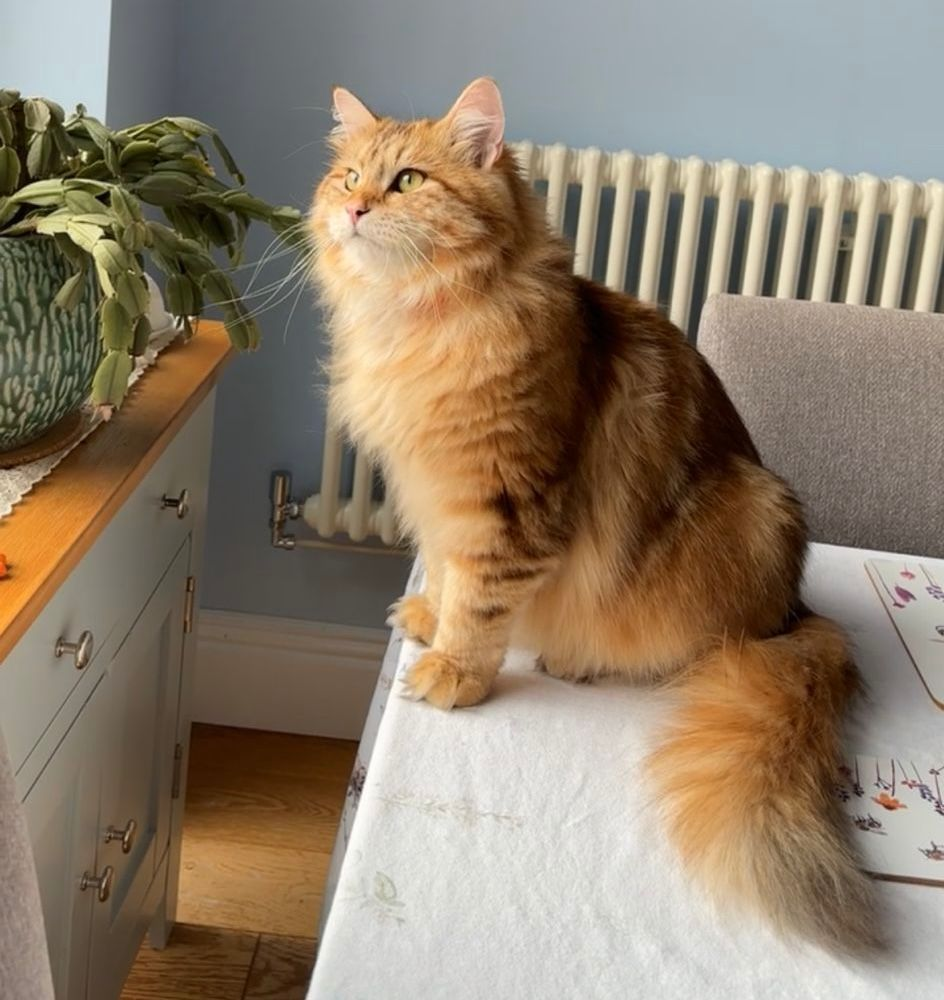
#> input picture example_scripts/cat.jpg, 944 x 1000 px
$ python 02_colormask.py
#> lines starting #> are read from the running program, lines starting #| are printed output that depends on the picture
import cv2
import numpy as np

#Read the image (Open CV loads images in B,G,R color format)
image_bgr = cv2.imread("cat.jpg")
#> image_bgr is the input picture: shape (1000, 944, 3); mean B, G, R 107.8, 127, 142.4

#Split seperates these color channels out into 3 different channels
blue_chan, green_chan, red_chan = cv2.split(image_bgr)

#Create a blank (black) channel of the exact same height and width as the other channels
zeros = np.zeros_like(blue_chan)

#Merge each channel back with zeros in the other two slots (BGR order), isolating hues
blue_tinted = cv2.merge([blue_chan, zeros, zeros])
green_tinted = cv2.merge([zeros, green_chan, zeros])
red_tinted = cv2.merge([zeros, zeros, red_chan])
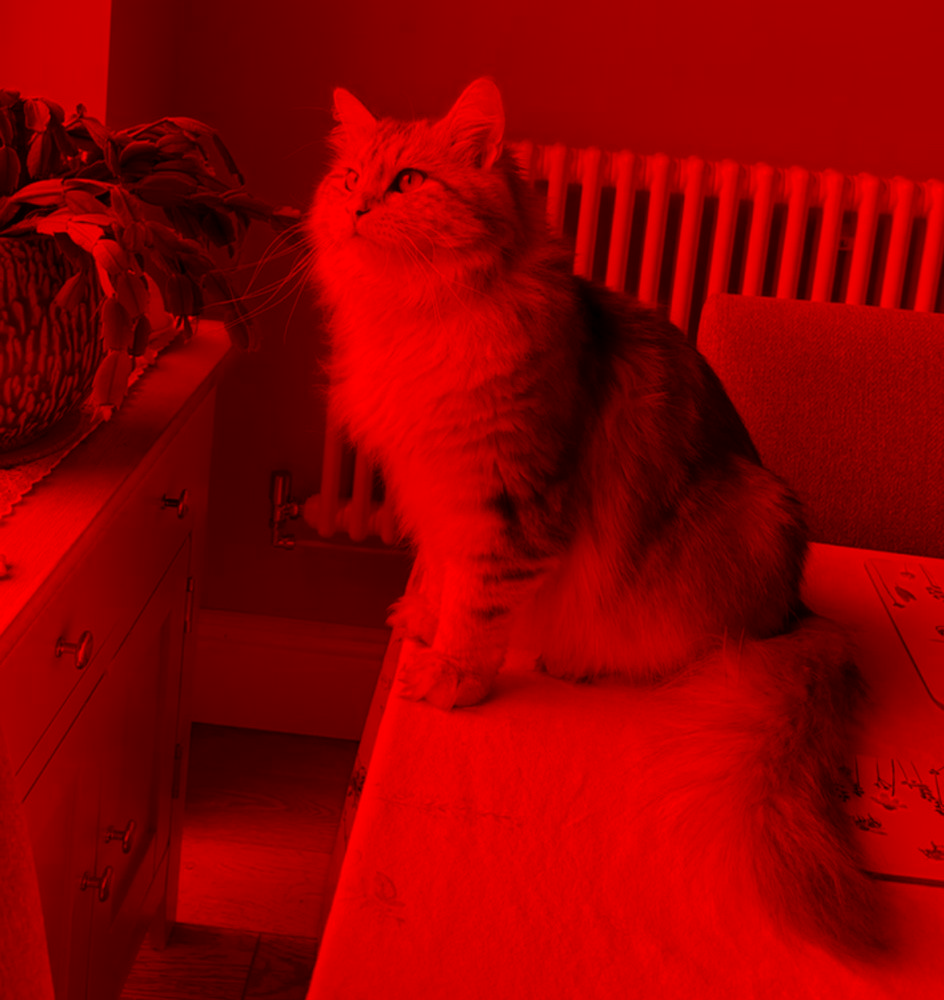
#> red_tinted: shape (1000, 944, 3); mean of channels 0, 1, 2 0, 0, 142.4; drawn as B, G, R

#Print a pixel of the image and the same pixel on each mask
#Notice how the 3 masks added together are the same as the pixel
print(f"Original Image Pixel: {image_bgr[0][0]}")
#| Original Image Pixel: [202 196 183]
print(f"----------")
print(f"Blue Mask Pixel: {blue_tinted[0][0]}")
#| Blue Mask Pixel: [202   0   0]
print(f"Green Mask Pixel: {green_tinted[0][0]}")
#| Green Mask Pixel: [  0 196   0]
print(f"Red Mask Pixel: {red_tinted[0][0]}")
#| Red Mask Pixel: [  0   0 183]

#Exagurates color masks, showing the colors off better
#Excess_red = (R-G) + (R-B), exagurates pixels where they are mostly green
excess_red = 2 * red_chan.astype(np.float32) - green_chan.astype(np.float32) - blue_chan.astype(np.float32)
excess_red = np.clip(excess_red, 0, 255).astype(np.uint8) #Clip binds our values back to 0-255
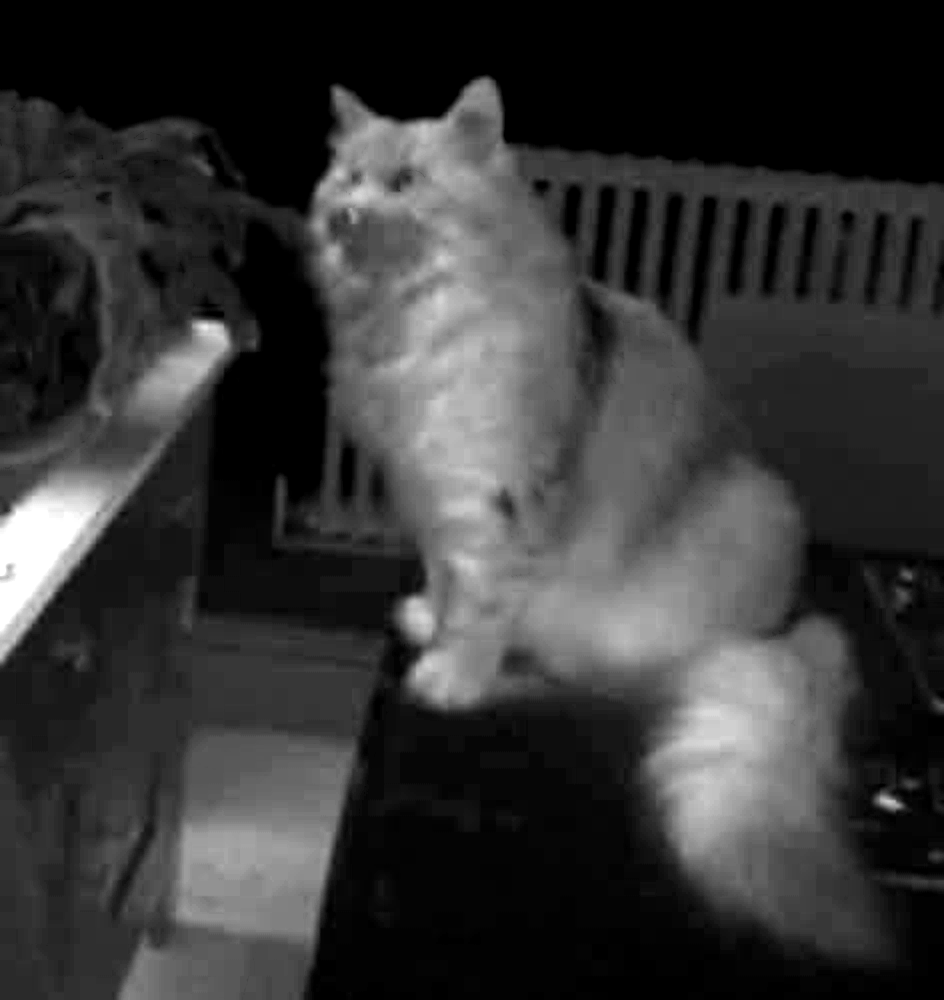
#> excess_red: shape (1000, 944); min 0, max 255, mean 53.6

#Other Colors
excess_green = 2 * green_chan.astype(np.float32) - red_chan.astype(np.float32) - blue_chan.astype(np.float32)
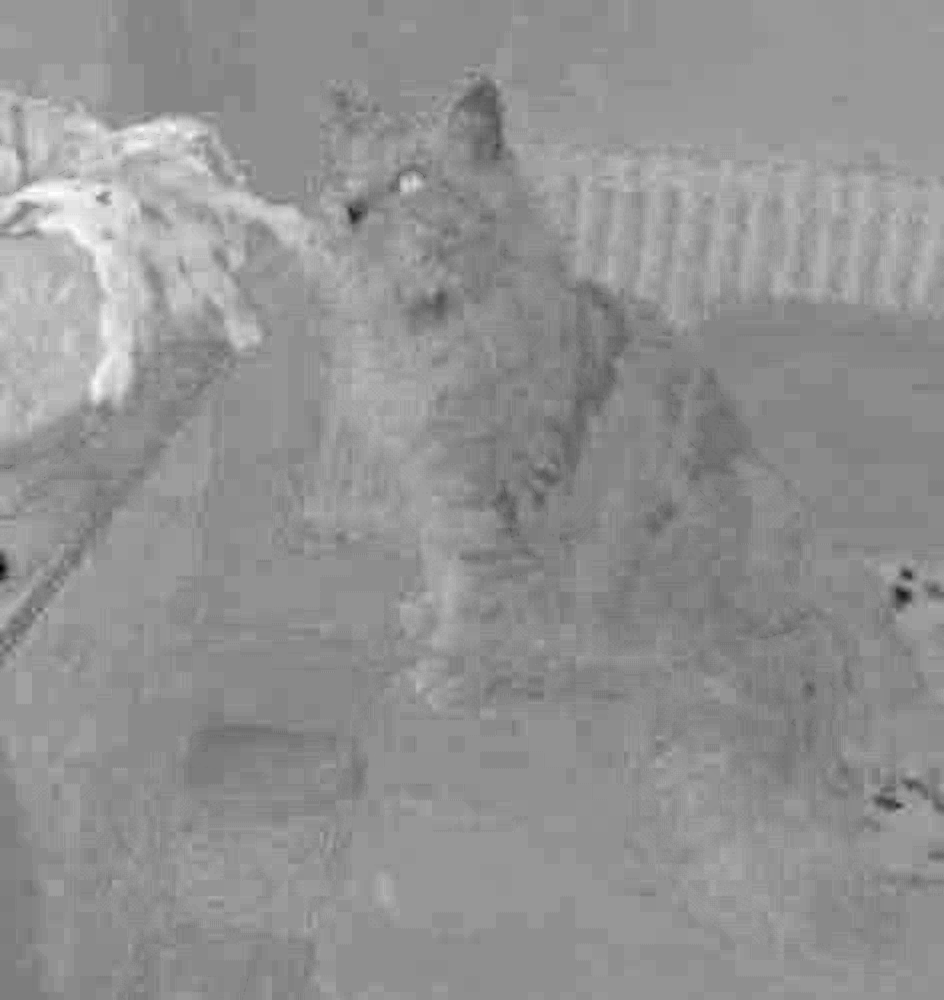
#> excess_green: shape (1000, 944) float32; min -88, max 72, mean 3.9; drawn with min black and max white
excess_green = np.clip(excess_green, 0, 255).astype(np.uint8) #Clip binds our values back to 0-255

excess_blue = 2 * blue_chan.astype(np.float32) - red_chan.astype(np.float32) - green_chan.astype(np.float32)
excess_blue = np.clip(excess_blue, 0, 255).astype(np.uint8) #Clip binds our values back to 0-255
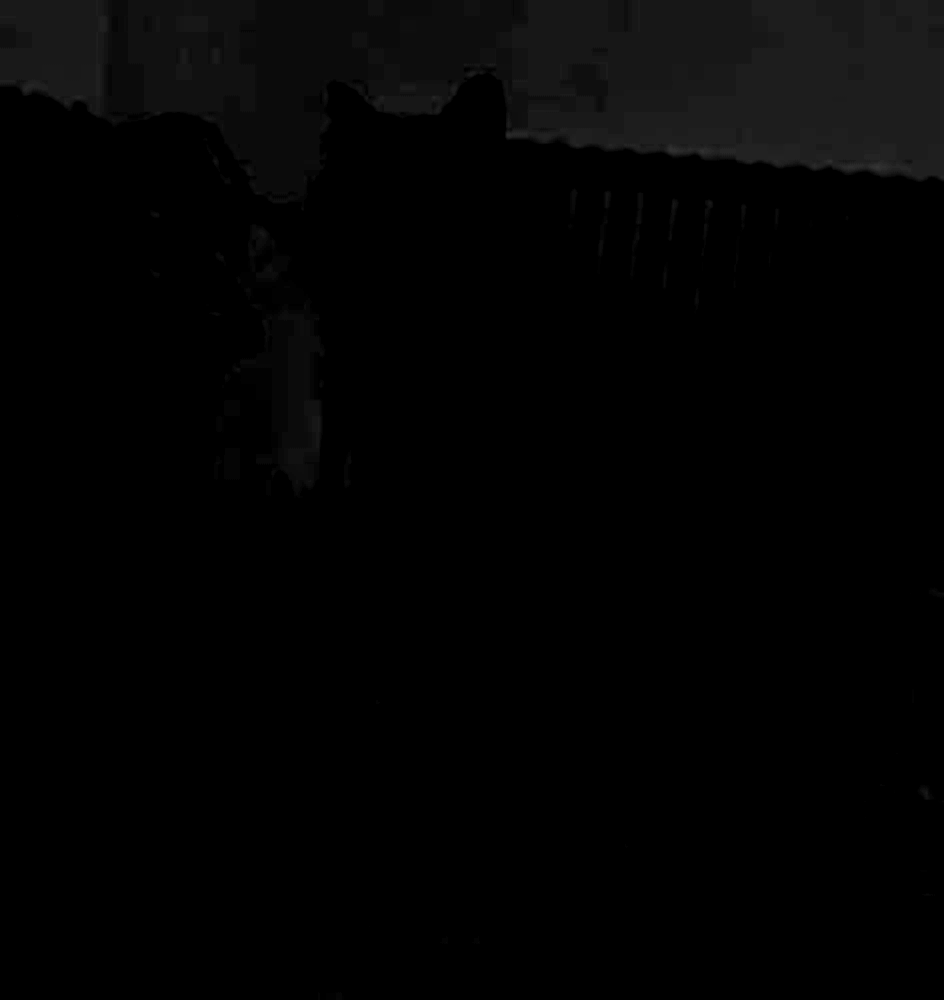
#> excess_blue: shape (1000, 944); min 0, max 53, mean 3.1


# [9 lines of commented-out code are left out]
cv2.imwrite("blue_channel.png", blue_chan)
cv2.imwrite("green_channel.png", green_chan)
cv2.imwrite("red_channel.png", red_chan)

cv2.imwrite("blue_tinted.png", blue_tinted)
cv2.imwrite("green_tinted.png", green_tinted)
cv2.imwrite("red_tinted.png", red_tinted)

cv2.imwrite("excess_red.png", excess_red)
cv2.imwrite("excess_green.png", excess_green)
cv2.imwrite("excess_blue.png", excess_blue)

$ run again, with example_scripts/notes.png saved as example_scripts/cat.jpg
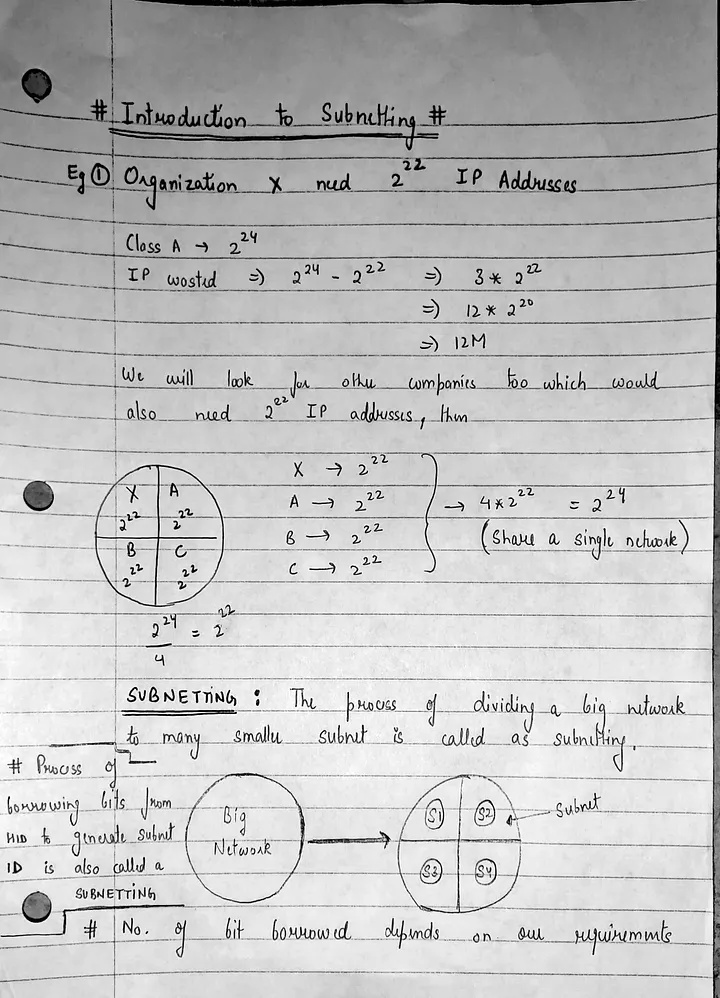
#> input picture example_scripts/notes.png, 720 x 998 px
#> image_bgr is the input picture: shape (998, 720, 3); min 0, max 255, mean 192.4
#> `green_tinted = cv2.merge([zeros, green_chan, zeros])`:
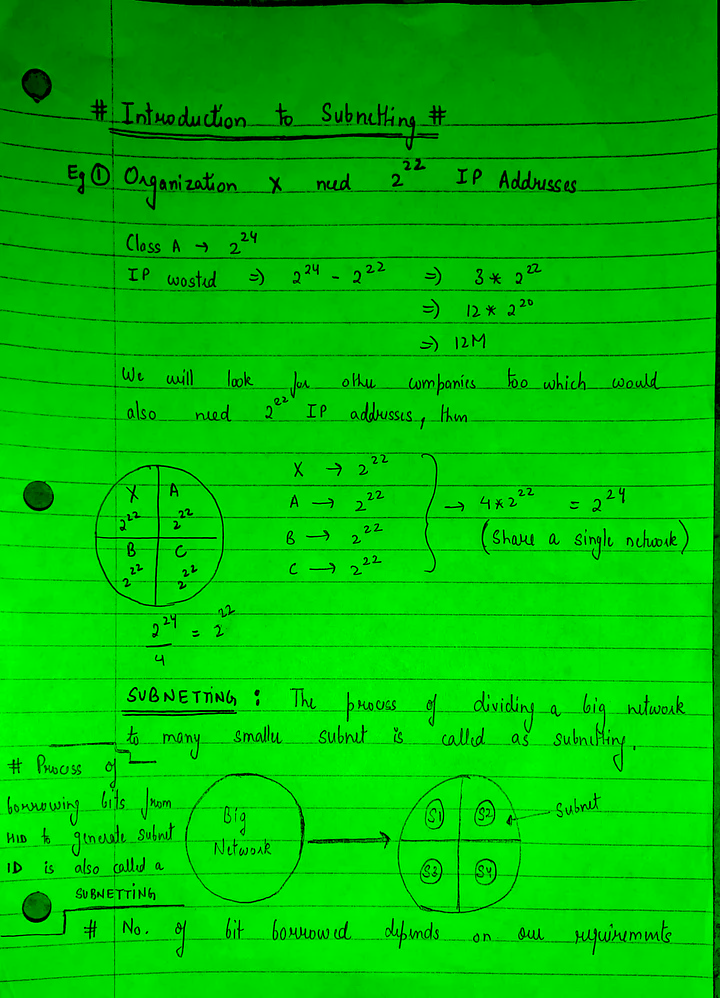
#> green_tinted: shape (998, 720, 3); mean of channels 0, 1, 2 0, 192.4, 0; drawn as B, G, R
#> `red_tinted = cv2.merge([zeros, zeros, red_chan])`:
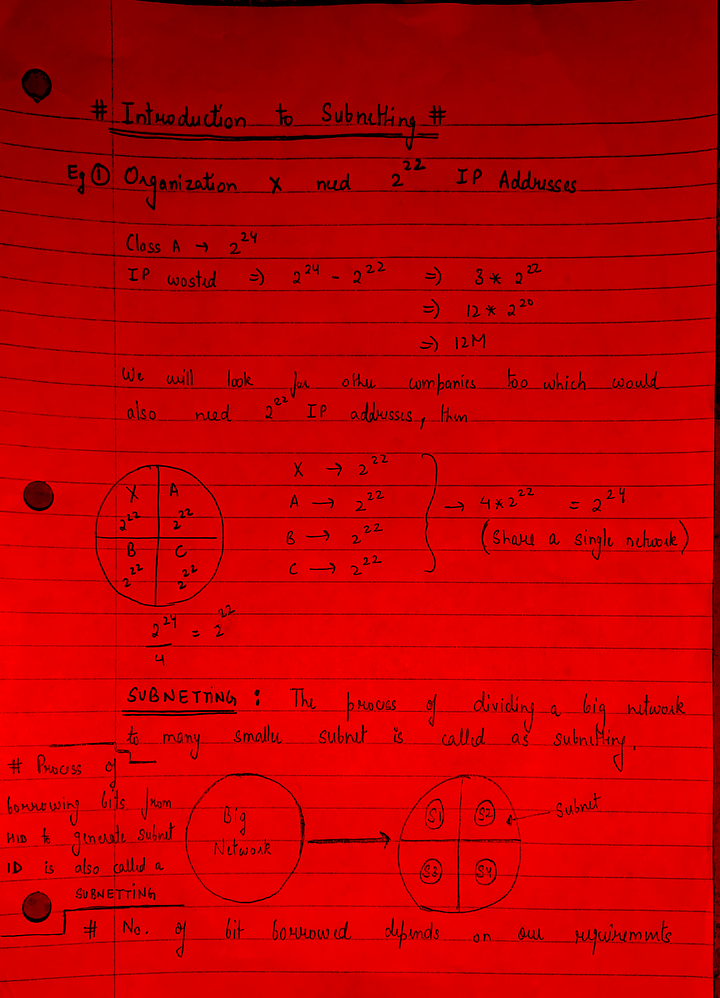
#> red_tinted: shape (998, 720, 3); mean of channels 0, 1, 2 0, 0, 192.4; drawn as B, G, R
#| Original Image Pixel: [128 128 128]
#| Blue Mask Pixel: [128   0   0]
#| Green Mask Pixel: [  0 128   0]
#| Red Mask Pixel: [  0   0 128]
